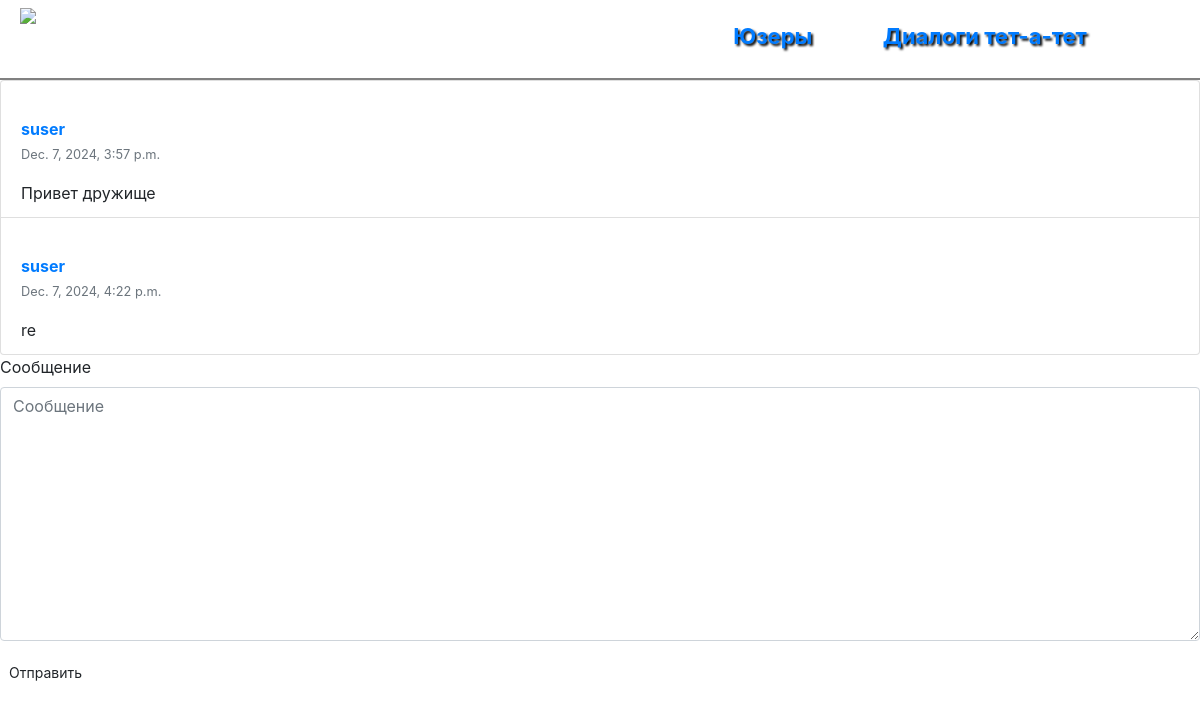
The app's page /dialogs/9/ (signed in) with its own data.
### chat/models.py (models this page shows, shortened)
class Message(models.Model):
    chat = models.ForeignKey(Chat, verbose_name="Чат", on_delete=models.CASCADE)
    author = models.ForeignKey(User, verbose_name="Пользователь", related_name='message_author', on_delete=models.CASCADE)
    message = models.TextField(verbose_name="Сообщение")
    pub_date = models.DateTimeField(verbose_name='Дата сообщения', auto_now_add=True)
    is_readed = models.BooleanField(verbose_name='Прочитано', default=False)
    class Meta:
        ordering = ['pub_date']

### chat/views.py (the view, shortened to what this page needs)
# urls.py: re_path(r'^dialogs/(?P<chat_id>\d+)/$', views.MessagesView.as_view(), name='messages'),
class MessagesView(View):
    def get(self, request, chat_id):
        try:
            chat = Chat.objects.get(id=chat_id)
            if request.user in chat.members.all():
                chat.message_set.filter(is_readed=False).exclude(author=request.user).update(is_readed=True)
            else:
                chat = None
        except Chat.DoesNotExist:
            chat = None
        return render(
            request,
            'users/messages.html',
            {
                'user_profile': request.user,
                'chat': chat,
                'form': MessageForm()
            }
        )

### chat/forms.py
class MessageForm(forms.ModelForm):
    class Meta:
        model = Message
        fields = ['message']

### templates/users/messages.html (shortened to what this page needs)
{% extends 'index.html' %}
{% block content %}
{% if not chat %}
    <div class="panel panel-body">
        Невозможно начать беседу. Не найден пользователь или вы не имеете доступа к данной беседе.
    </div>
{% else %}
    {% load tz %}
    {% if chat %}
        <div id="messages" class="panel">
            <div id="innerMessages">
                {% for message in chat.message_set.all %}
                        {% include 'users/message.html' with message_item=message %}
                {% endfor %}
            </div>
        </div>
    {% endif %}
    <div id="message_form">
        <form id="message-form" class="panel panel-body" method="post" >
            {% load bootstrap3 %}
            {% bootstrap_form form %}
            <button type="submit" class="btn btn-default btn-sm" onclick="return ETextEditor.validateForm('message-form')">Отправить</button>
        </form>
    </div>
{% endif %}
{% endblock content %}

### templates/users/message.html (shortened to what this page needs)
{% block content %}
{% url 'users:profile' message_item.author.username as the_user_url%}
{% load tz %}
<div class="list-group-item {% if not message_item.is_readed %}unreaded{% endif %}">
    <div class="reply-body">
        <ul class="list-inline">
            <li class="drop-left-padding">
                <strong class="list-group-item-heading"><a href="{{ the_user_url }}">{{ message_item.author.username }}</a></strong>
            </li>
            <li class="pull-right text-muted"><small>{{ message_item.pub_date|utc }}</small></li>
        </ul>
        <div>{{ message_item.message|safe }}</div>
    </div>
</div>
{% endblock content %}

### static/css/styles.css (style rules this page uses)
html, body { margin: 0; padding: 0; height: 100%; width: 100%; }
a { text-decoration: none; }

### records on screen
Message: author.username "suser", pub_date|utc "Dec. 7, 2024, 3:57 p.m.", message "Привет дружище"
Message: author.username "suser", pub_date|utc "Dec. 7, 2024, 4:22 p.m.", message "re"
